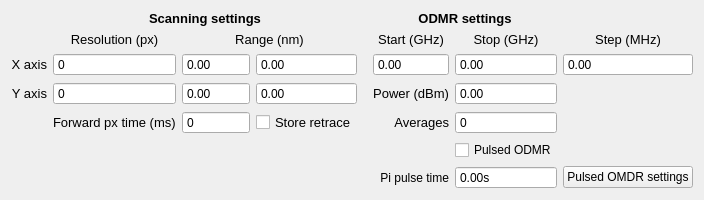
         <widget class="QWidget" name="Snvm">
          <attribute name="title">
           <string>Snvm</string>
          </attribute>
          <layout class="QGridLayout" name="gridLayout_14">
           <item row="1" column="0">
            <layout class="QGridLayout" name="gridLayout_11">
             <item row="3" column="1">
              <widget class="QSpinBox" name="xResolutionSnvm">
               <property name="buttonSymbols">
                <enum>QAbstractSpinBox::NoButtons</enum>
               </property>
               <property name="accelerated">
                <bool>true</bool>
               </property>
               <property name="keyboardTracking">
                <bool>false</bool>
               </property>
               <property name="maximum">
                <number>5000</number>
               </property>
              </widget>
             </item>
             <item row="2" column="1">
              <widget class="QLabel" name="label_34">
               <property name="sizePolicy">
                <sizepolicy hsizetype="Preferred" vsizetype="Fixed">
                 <horstretch>0</horstretch>
                 <verstretch>0</verstretch>
                </sizepolicy>
               </property>
               <property name="font">
                <font>
                 <pointsize>10</pointsize>
                </font>
               </property>
               <property name="text">
                <string>Resolution (px)</string>
               </property>
               <property name="alignment">
                <set>Qt::AlignCenter</set>
               </property>
              </widget>
             </item>
             <item row="7" column="2">
              <widget class="QSpinBox" name="fwpxTimeSnvm">
               <property name="sizePolicy">
                <sizepolicy hsizetype="Expanding" vsizetype="Fixed">
                 <horstretch>0</horstretch>
                 <verstretch>0</verstretch>
                </sizepolicy>
               </property>
               <property name="buttonSymbols">
                <enum>QAbstractSpinBox::NoButtons</enum>
               </property>
               <property name="accelerated">
                <bool>true</bool>
               </property>
               <property name="keyboardTracking">
                <bool>false</bool>
               </property>
               <property name="maximum">
                <number>5000</number>
               </property>
              </widget>
             </item>
             <item row="3" column="3">
              <widget class="QDoubleSpinBox" name="xMaxRangeSnvm">
               <property name="buttonSymbols">
                <enum>QAbstractSpinBox::NoButtons</enum>
               </property>
               <property name="accelerated">
                <bool>true</bool>
               </property>
               <property name="keyboardTracking">
                <bool>false</bool>
               </property>
               <property name="maximum">
                <double>100000.000000000000000</double>
               </property>
              </widget>
             </item>
             <item row="2" column="6">
              <widget class="QLabel" name="label_24">
               <property name="font">
                <font>
                 <pointsize>10</pointsize>
                </font>
               </property>
               <property name="text">
                <string>Stop (GHz)</string>
               </property>
               <property name="alignment">
                <set>Qt::AlignCenter</set>
               </property>
              </widget>
             </item>
             <item row="2" column="7">
              <widget class="QLabel" name="label_30">
               <property name="font">
                <font>
                 <pointsize>10</pointsize>
                </font>
               </property>
               <property name="text">
                <string>Step (MHz)</string>
               </property>
               <property name="alignment">
                <set>Qt::AlignCenter</set>
               </property>
              </widget>
             </item>
             <item row="3" column="2">
              <widget class="QDoubleSpinBox" name="xMinRangeSnvm">
               <property name="sizePolicy">
                <sizepolicy hsizetype="Expanding" vsizetype="Fixed">
                 <horstretch>0</horstretch>
                 <verstretch>0</verstretch>
                </sizepolicy>
               </property>
               <property name="buttonSymbols">
                <enum>QAbstractSpinBox::NoButtons</enum>
               </property>
               <property name="accelerated">
                <bool>true</bool>
               </property>
               <property name="keyboardTracking">
                <bool>false</bool>
               </property>
               <property name="maximum">
                <double>100000.000000000000000</double>
               </property>
              </widget>
             </item>
             <item row="7" column="1">
              <widget class="QLabel" name="label_29">
               <property name="font">
                <font>
                 <pointsize>10</pointsize>
                </font>
               </property>
               <property name="text">
                <string>Forward px time (ms)</string>
               </property>
               <property name="alignment">
                <set>Qt::AlignLeading|Qt::AlignLeft|Qt::AlignVCenter</set>
               </property>
              </widget>
             </item>
             <item row="4" column="3">
              <widget class="QDoubleSpinBox" name="yMaxRangeSnvm">
               <property name="sizePolicy">
                <sizepolicy hsizetype="Expanding" vsizetype="Fixed">
                 <horstretch>0</horstretch>
                 <verstretch>0</verstretch>
                </sizepolicy>
               </property>
               <property name="buttonSymbols">
                <enum>QAbstractSpinBox::NoButtons</enum>
               </property>
               <property name="accelerated">
                <bool>true</bool>
               </property>
               <property name="keyboardTracking">
                <bool>false</bool>
               </property>
               <property name="maximum">
                <double>100000.000000000000000</double>
               </property>
              </widget>
             </item>
             <item row="4" column="6">
              <widget class="QDoubleSpinBox" name="mwPower">
               <property name="sizePolicy">
                <sizepolicy hsizetype="Expanding" vsizetype="Fixed">
                 <horstretch>0</horstretch>
                 <verstretch>0</verstretch>
                </sizepolicy>
               </property>
               <property name="buttonSymbols">
                <enum>QAbstractSpinBox::NoButtons</enum>
               </property>
               <property name="accelerated">
                <bool>true</bool>
               </property>
               <property name="keyboardTracking">
                <bool>false</bool>
               </property>
               <property name="minimum">
                <double>-2000.000000000000000</double>
               </property>
               <property name="maximum">
                <double>2000.000000000000000</double>
               </property>
              </widget>
             </item>
             <item row="0" column="5" colspan="2">
              <widget class="QLabel" name="label_32">
               <property name="font">
                <font>
                 <pointsize>10</pointsize>
                 <weight>75</weight>
                 <bold>true</bold>
                </font>
               </property>
               <property name="text">
                <string>ODMR settings</string>
               </property>
               <property name="alignment">
                <set>Qt::AlignCenter</set>
               </property>
              </widget>
             </item>
             <item row="3" column="5">
              <widget class="QDoubleSpinBox" name="mwStart">
               <property name="sizePolicy">
                <sizepolicy hsizetype="Expanding" vsizetype="Fixed">
                 <horstretch>0</horstretch>
                 <verstretch>0</verstretch>
                </sizepolicy>
               </property>
               <property name="buttonSymbols">
                <enum>QAbstractSpinBox::NoButtons</enum>
               </property>
               <property name="accelerated">
                <bool>true</bool>
               </property>
               <property name="keyboardTracking">
                <bool>false</bool>
               </property>
               <property name="maximum">
                <double>100.000000000000000</double>
               </property>
              </widget>
             </item>
             <item row="2" column="5">
              <widget class="QLabel" name="label_33">
               <property name="font">
                <font>
                 <pointsize>10</pointsize>
                </font>
               </property>
               <property name="text">
                <string>Start (GHz)</string>
               </property>
               <property name="alignment">
                <set>Qt::AlignCenter</set>
               </property>
              </widget>
             </item>
             <item row="2" column="2" colspan="2">
              <widget class="QLabel" name="label_35">
               <property name="sizePolicy">
                <sizepolicy hsizetype="Preferred" vsizetype="Fixed">
                 <horstretch>0</horstretch>
                 <verstretch>0</verstretch>
                </sizepolicy>
               </property>
               <property name="font">
                <font>
                 <pointsize>10</pointsize>
                </font>
               </property>
               <property name="text">
                <string>Range (nm)</string>
               </property>
               <property name="alignment">
                <set>Qt::AlignCenter</set>
               </property>
              </widget>
             </item>
             <item row="4" column="2">
              <widget class="QDoubleSpinBox" name="yMinRangeSnvm">
               <property name="sizePolicy">
                <sizepolicy hsizetype="Expanding" vsizetype="Fixed">
                 <horstretch>0</horstretch>
                 <verstretch>0</verstretch>
                </sizepolicy>
               </property>
               <property name="buttonSymbols">
                <enum>QAbstractSpinBox::NoButtons</enum>
               </property>
               <property name="accelerated">
                <bool>true</bool>
               </property>
               <property name="keyboardTracking">
                <bool>false</bool>
               </property>
               <property name="maximum">
                <double>100000.000000000000000</double>
               </property>
              </widget>
             </item>
             <item row="7" column="3">
              <widget class="QCheckBox" name="storeRetraceSnvm">
               <property name="font">
                <font>
                 <pointsize>10</pointsize>
                </font>
               </property>
               <property name="accessibleName">
                <string/>
               </property>
               <property name="inputMethodHints">
                <set>Qt::ImhNone</set>
               </property>
               <property name="text">
                <string>Store retrace</string>
               </property>
              </widget>
             </item>
             <item row="4" column="1">
              <widget class="QSpinBox" name="yResolutionSnvm">
               <property name="buttonSymbols">
                <enum>QAbstractSpinBox::NoButtons</enum>
               </property>
               <property name="accelerated">
                <bool>true</bool>
               </property>
               <property name="keyboardTracking">
                <bool>false</bool>
               </property>
               <property name="maximum">
                <number>5000</number>
               </property>
              </widget>
             </item>
             <item row="4" column="5">
              <widget class="QLabel" name="label_28">
               <property name="font">
                <font>
                 <pointsize>10</pointsize>
                </font>
               </property>
               <property name="text">
                <string>Power (dBm)</string>
               </property>
               <property name="alignment">
                <set>Qt::AlignRight|Qt::AlignTrailing|Qt::AlignVCenter</set>
               </property>
              </widget>
             </item>
             <item row="3" column="6">
              <widget class="QDoubleSpinBox" name="mwEnd">
               <property name="sizePolicy">
                <sizepolicy hsizetype="Expanding" vsizetype="Fixed">
                 <horstretch>0</horstretch>
                 <verstretch>0</verstretch>
                </sizepolicy>
               </property>
               <property name="buttonSymbols">
                <enum>QAbstractSpinBox::NoButtons</enum>
               </property>
               <property name="accelerated">
                <bool>true</bool>
               </property>
               <property name="keyboardTracking">
                <bool>false</bool>
               </property>
               <property name="maximum">
                <double>100.000000000000000</double>
               </property>
              </widget>
             </item>
             <item row="4" column="0">
              <widget class="QLabel" name="label_26">
               <property name="font">
                <font>
                 <pointsize>10</pointsize>
                </font>
               </property>
               <property name="text">
                <string>Y axis</string>
               </property>
               <property name="alignment">
                <set>Qt::AlignRight|Qt::AlignTrailing|Qt::AlignVCenter</set>
               </property>
              </widget>
             </item>
             <item row="3" column="0">
              <widget class="QLabel" name="label_22">
               <property name="font">
                <font>
                 <pointsize>10</pointsize>
                </font>
               </property>
               <property name="text">
                <string>X axis</string>
               </property>
               <property name="alignment">
                <set>Qt::AlignRight|Qt::AlignTrailing|Qt::AlignVCenter</set>
               </property>
              </widget>
             </item>
             <item row="0" column="1" colspan="3">
              <widget class="QLabel" name="label_27">
               <property name="font">
                <font>
                 <pointsize>10</pointsize>
                 <weight>75</weight>
                 <bold>true</bold>
                </font>
               </property>
               <property name="text">
                <string>Scanning settings</string>
               </property>
               <property name="alignment">
                <set>Qt::AlignCenter</set>
               </property>
              </widget>
             </item>
             <item row="7" column="6">
              <widget class="QSpinBox" name="mwAverages">
               <property name="sizePolicy">
                <sizepolicy hsizetype="Expanding" vsizetype="Fixed">
                 <horstretch>0</horstretch>
                 <verstretch>0</verstretch>
                </sizepolicy>
               </property>
               <property name="buttonSymbols">
                <enum>QAbstractSpinBox::NoButtons</enum>
               </property>
               <property name="accelerated">
                <bool>true</bool>
               </property>
               <property name="keyboardTracking">
                <bool>false</bool>
               </property>
               <property name="maximum">
                <number>5000</number>
               </property>
              </widget>
             </item>
             <item row="7" column="5">
              <widget class="QLabel" name="label_31">
               <property name="font">
                <font>
                 <pointsize>10</pointsize>
                </font>
               </property>
               <property name="text">
                <string>Averages</string>
               </property>
               <property name="alignment">
                <set>Qt::AlignRight|Qt::AlignTrailing|Qt::AlignVCenter</set>
               </property>
              </widget>
             </item>
             <item row="3" column="7">
              <widget class="QDoubleSpinBox" name="mwStep">
               <property name="sizePolicy">
                <sizepolicy hsizetype="Expanding" vsizetype="Fixed">
                 <horstretch>0</horstretch>
                 <verstretch>0</verstretch>
                </sizepolicy>
               </property>
               <property name="buttonSymbols">
                <enum>QAbstractSpinBox::NoButtons</enum>
               </property>
               <property name="accelerated">
                <bool>true</bool>
               </property>
               <property name="keyboardTracking">
                <bool>false</bool>
               </property>
               <property name="maximum">
                <double>2000.000000000000000</double>
               </property>
              </widget>
             </item>
             <item row="4" column="4">
              <spacer name="horizontalSpacer">
               <property name="orientation">
                <enum>Qt::Horizontal</enum>
               </property>
               <property name="sizeType">
                <enum>QSizePolicy::Minimum</enum>
               </property>
               <property name="sizeHint" stdset="0">
                <size>
                 <width>10</width>
                 <height>20</height>
                </size>
               </property>
              </spacer>
             </item>
             <item row="9" column="7">
              <widget class="QPushButton" name="podmr_showsettings_btn">
               <property name="text">
                <string>Pulsed OMDR settings</string>
               </property>
              </widget>
             </item>
             <item row="9" column="5">
              <widget class="QLabel" name="label">
               <property name="text">
                <string>Pi pulse time</string>
               </property>
               <property name="alignment">
                <set>Qt::AlignRight|Qt::AlignTrailing|Qt::AlignVCenter</set>
               </property>
              </widget>
             </item>
             <item row="8" column="6">
              <widget class="QCheckBox" name="podmr_selected">
               <property name="text">
                <string>Pulsed ODMR</string>
               </property>
              </widget>
             </item>
             <item row="9" column="6">
              <widget class="ScienDSpinBox" name="podmr_pipulse">
               <property name="buttonSymbols">
                <enum>QAbstractSpinBox::NoButtons</enum>
               </property>
               <property name="suffix">
                <string>s</string>
               </property>
               <property name="maximum">
                <double>5000.000000000000000</double>
               </property>
              </widget>
             </item>
            </layout>
           </item>
           <item row="0" column="0">
            <spacer name="verticalSpacer_3">
             <property name="orientation">
              <enum>Qt::Vertical</enum>
             </property>
             <property name="sizeType">
              <enum>QSizePolicy::MinimumExpanding</enum>
             </property>
             <property name="sizeHint" stdset="0">
              <size>
               <width>20</width>
               <height>0</height>
              </size>
             </property>
            </spacer>
           </item>
          </layout>
         </widget>
